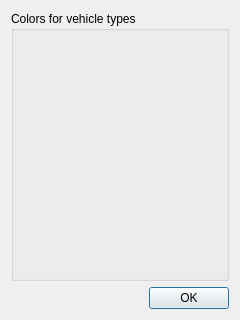
<?xml version="1.0" encoding="UTF-8"?>
<!--Copyright 2020, Olger Siebinga (o.siebinga@tudelft.nl)

This file is part of Travia.

Travia is free software: you can redistribute it and/or modify
it under the terms of the GNU General Public License as published by
the Free Software Foundation, either version 3 of the License, or
(at your option) any later version.

Travia is distributed in the hope that it will be useful,
but WITHOUT ANY WARRANTY; without even the implied warranty of
MERCHANTABILITY or FITNESS FOR A PARTICULAR PURPOSE.  See the
GNU General Public License for more details.

You should have received a copy of the GNU General Public License
along with Travia.  If not, see <https://www.gnu.org/licenses/>.-->
<ui version="4.0">
 <class>Dialog</class>
 <widget class="QDialog" name="Dialog">
  <property name="geometry">
   <rect>
    <x>0</x>
    <y>0</y>
    <width>240</width>
    <height>320</height>
   </rect>
  </property>
  <property name="windowTitle">
   <string>Color Legend</string>
  </property>
  <layout class="QVBoxLayout" name="verticalLayout">
   <item>
    <widget class="QGroupBox" name="groupBox">
     <property name="title">
      <string>Colors for vehicle types</string>
     </property>
     <layout class="QVBoxLayout" name="verticalLayout_2"/>
    </widget>
   </item>
   <item>
    <widget class="QDialogButtonBox" name="buttonBox">
     <property name="orientation">
      <enum>Qt::Horizontal</enum>
     </property>
     <property name="standardButtons">
      <set>QDialogButtonBox::Ok</set>
     </property>
    </widget>
   </item>
  </layout>
 </widget>
 <resources/>
 <connections>
  <connection>
   <sender>buttonBox</sender>
   <signal>accepted()</signal>
   <receiver>Dialog</receiver>
   <slot>accept()</slot>
   <hints>
    <hint type="sourcelabel">
     <x>248</x>
     <y>254</y>
    </hint>
    <hint type="destinationlabel">
     <x>157</x>
     <y>274</y>
    </hint>
   </hints>
  </connection>
  <connection>
   <sender>buttonBox</sender>
   <signal>rejected()</signal>
   <receiver>Dialog</receiver>
   <slot>reject()</slot>
   <hints>
    <hint type="sourcelabel">
     <x>316</x>
     <y>260</y>
    </hint>
    <hint type="destinationlabel">
     <x>286</x>
     <y>274</y>
    </hint>
   </hints>
  </connection>
 </connections>
</ui>
